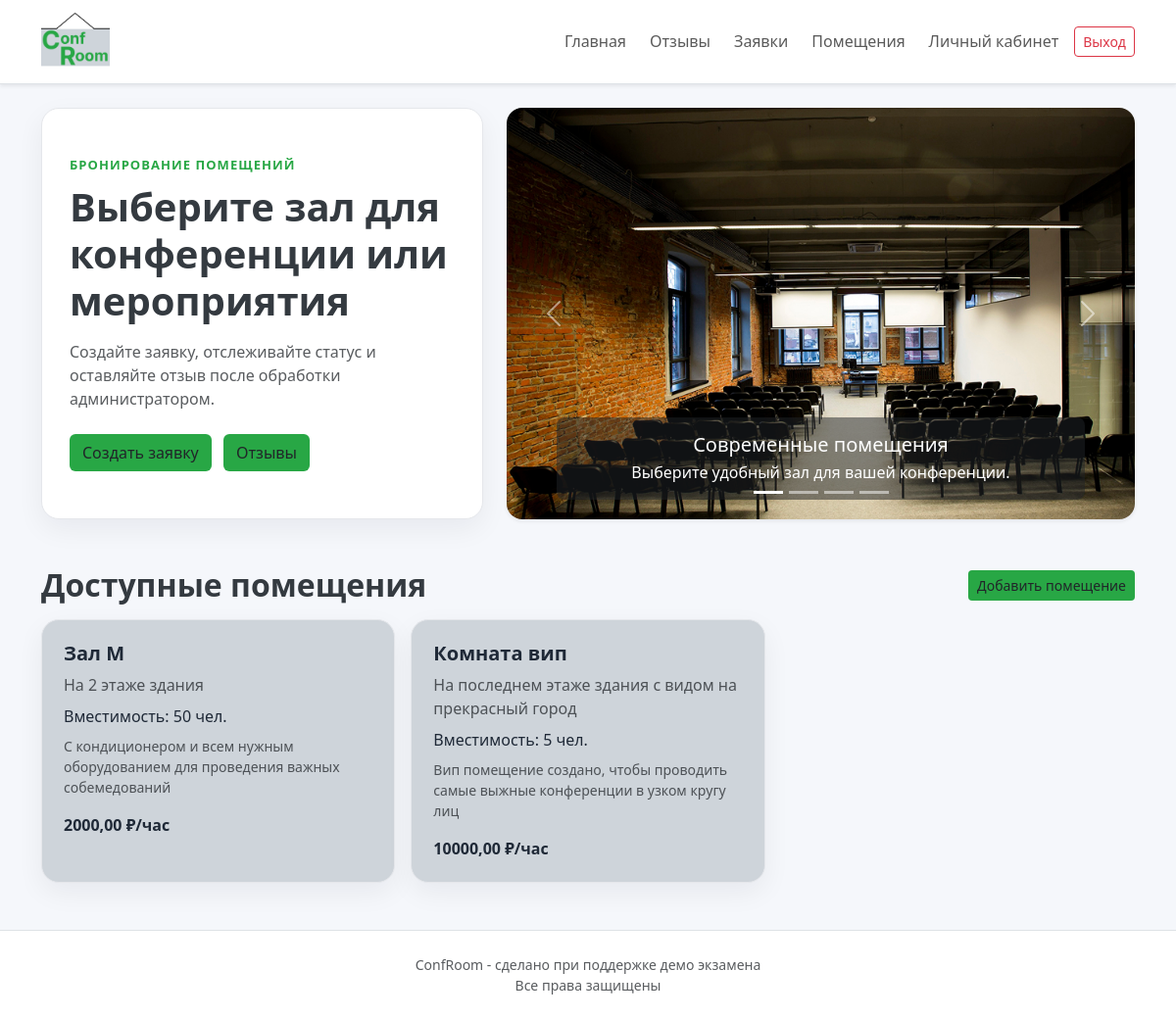
The app's page / (signed in) with its own data.
### booking/models.py (models this page shows, shortened)
class Room(models.Model):
    name = models.CharField('Название комнаты', max_length=120)
    capacity = models.PositiveIntegerField('Вместимость')
    location = models.TextField('Расроложение', max_length=120)
    description = models.TextField('Краткое описание', blank=True)
    price_per_hour = models.DecimalField('Цена за час аренды', max_digits=10, decimal_places=2)
    is_active = models.BooleanField('Доступность комнаты', default=True)
    class Meta:
        verbose_name = 'room'
        verbose_name_plural = 'rooms'
        ordering = ['name']

### booking/views.py (the view)
# urls.py: path('', views.home, name='home'),
def home(request):
    rooms = Room.objects.filter(is_active=True)[:6]
    reviews = Review.objects.select_related('user', 'booking')[:3]
    return render(request, 'booking/home.html', {'rooms': rooms, 'reviews': reviews})

### templates/booking/home.html (shortened to what this page needs)
{% extends 'booking/base.html' %}
{% block content %}
<section class="row g-4 align-items-stretch mb-5">
  <div class="col-lg-5">
    <div class="hero-card h-100 d-flex flex-column justify-content-center">
      <p class="eyebrow mb-2 custom-green">Бронирование помещений</p>
      <h1 class="fw-bold mb-3 dark-grey-txt">Выберите зал для конференции или мероприятия</h1>
      <p class="text-muted mb-4">Создайте заявку, отслеживайте статус и оставляйте отзыв после обработки администратором.</p>
      <div>
        <a class="btn btn-custom-green" href="{% url 'booking_create' %}">Создать заявку</a>
        <a class="btn btn-custom-green ms-2" href="{% url 'reviews' %}">Отзывы</a>
      </div>
    </div>
  </div>
  <div class="col-lg-7">
    {% include 'booking/includes/slider.html' %}
  </div>
</section>
<section>
  <div class="d-flex flex-column flex-md-row justify-content-between align-items-md-center gap-2 mb-3">
    <h2 class="fw-bold mb-0 dark-grey-txt">Доступные помещения</h2>
    {% if user.is_staff %}
      <a class="btn btn-custom-green btn-sm" href="{% url 'admin_room_create' %}">Добавить помещение</a>
    {% endif %}
  </div>
  <div class="row g-3">
    {% for room in rooms %}
      <div class="col-md-6 col-lg-4">
        <article class="simple-card h-100 back-light-grey">
          <h5 class="fw-bold">{{ room.name }}</h5>
          <p class="text-muted mb-2">{{ room.location }}</p>
          <p class="mb-2">Вместимость: {{ room.capacity }} чел.</p>
          <p class="small text-muted">{{ room.description|default:'Описание помещения можно заполнить в панели администратора.' }}</p>
          <strong>{{ room.price_per_hour }} ₽/час</strong>
        </article>
      </div>
    {% empty %}
      <div class="col-12">
        <div class="alert alert-light border mb-0">
          Помещения пока не добавлены. Войдите под администратором и добавьте помещение в разделе «Помещения».
        </div>
      </div>
    {% endfor %}
  </div>
</section>
{% endblock %}

### static/css/style.css (style rules this page uses)
body { background: #f5f7fb; color: #1f2937; }
.hero-card, .form-card, .simple-card, .table-card, .filter-card { background: #ffffff; border: 1px solid #e5e7eb; border-radius: 18px; box-shadow: 0 10px 28px rgba(15, 23, 42, .06); }
.hero-card, .form-card { padding: 28px; }
.eyebrow { color: #0d6efd; font-weight: 700; font-size: 13px; text-transform: uppercase; letter-spacing: .08em; }
.simple-card { padding: 22px; transition: .2s ease; }
.custom-green { color: #28A745 }
.btn-custom-green { background-color: #28A745; }
.back-light-grey { background-color: #CED4DA }
.dark-grey-txt { color: #343A40; }

### records on screen
Room: name "Зал М", location "На 2 этаже здания", capacity "50", description "С кондиционером и всем нужным оборудованием для проведения важных собемедований", price_per_hour "2000,00"
Room: name "Комната вип", location "На последнем этаже здания с видом на прекрасный город", capacity "5", description "Вип помещение создано, чтобы проводить самые выжные конференции в узком кругу лиц", price_per_hour "10000,00"
